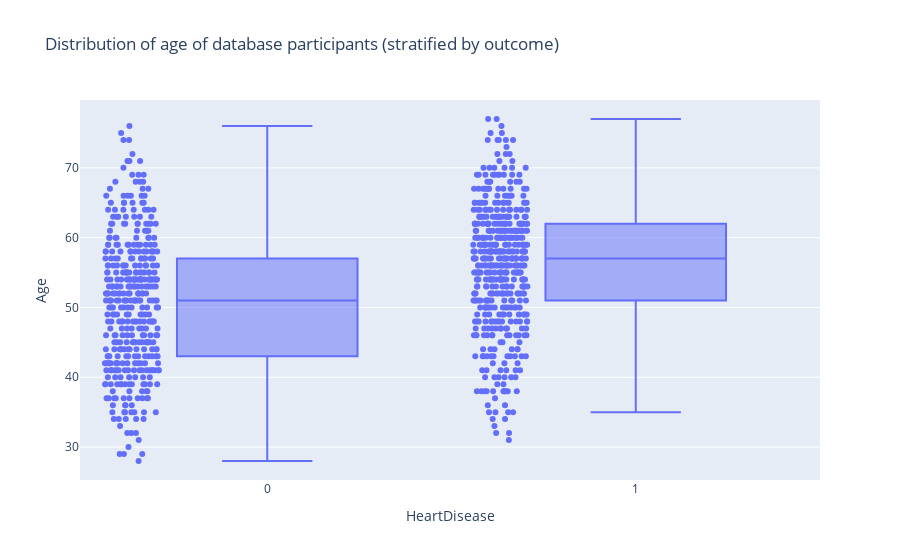

Notebook code for this chart:
### Code cell
fig = px.box(df, y="Age", x="HeartDisease", points="all", 
             title="Distribution of age of database participants (stratified by outcome)")

fig.show()

### Figure 1 — Plotly figure (JSON) as saved in the notebook; plotly's stock layout.template omitted (floating-point values rounded to 4 significant figures; data arrays with more than 128 entries replaced by an {"elided": "..."} marker saying what was removed)
{"data": [{"alignmentgroup": "True", "boxpoints": "all", "hovertemplate": "HeartDisease=%{x}<br>Age=%{y}<extra></extra>", "legendgroup": "", "marker": {"color": "#636efa"}, "name": "", "notched": false, "offsetgroup": "", "orientation": "v", "showlegend": false, "type": "box", "x": {"elided": "918 int values"}, "x0": " ", "xaxis": "x", "y": {"elided": "918 int values"}, "y0": " ", "yaxis": "y"}], "layout": {"boxmode": "group", "legend": {"tracegroupgap": 0}, "title": {"text": "Distribution of age of database participants (stratified by outcome)"}, "xaxis": {"anchor": "y", "domain": [0, 1], "title": {"text": "HeartDisease"}}, "yaxis": {"anchor": "x", "domain": [0, 1], "title": {"text": "Age"}}}}
